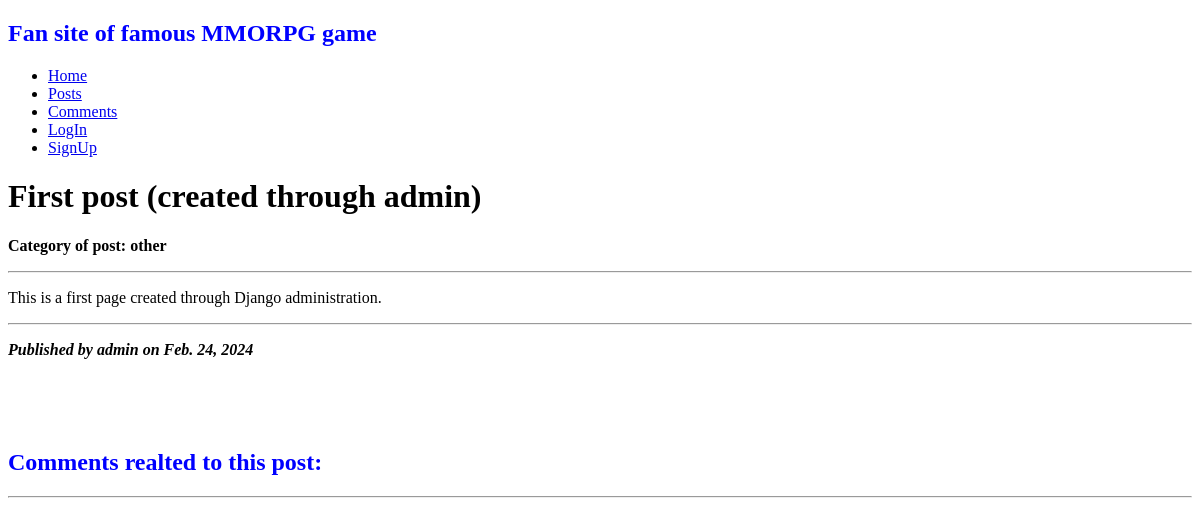
Before: /noticeboard/1 with the older database file.
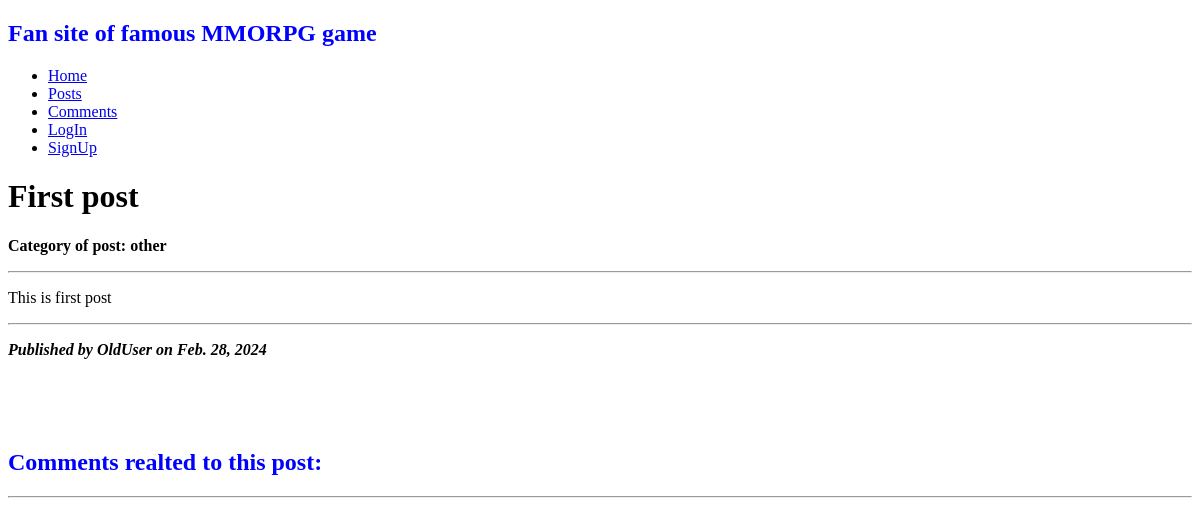
After: the same page with the newer database file.
### noticeboard_app/models.py (models this page shows, shortened)
class Post(models.Model):
    name = models.CharField(max_length = 255)
    category = models.CharField(max_length = 20, choices = POSTCATEGORY, default = 'other')
    text = RichTextField()
    author = models.ForeignKey(User, on_delete = models.CASCADE)
    date = models.DateField(auto_now_add = True)

### noticeboard_app/views.py (the view)
# urls.py: path('<int:pk>', PostDetail.as_view(), name="postdetail"),
class PostDetail(DetailView):
    model = Post
    template_name = 'post_detail.html'
    context_object_name = 'postdetail'

### templates/post_detail.html (shortened to what this page needs)
{% extends "base.html" %}
{% block content %}
<h1>{{ object.name }}</h1>
<p><b>Category of post: {{ object.category }}</b></p>
<hr>
<p>{{ object.text|safe }}</p>
<hr>
<p><b><i>Published by {{ object.author }} on {{ object.date }}</i></b></p>
<br>
<br>
<br>
<h2>Comments realted to this post:</h2>
{%if object.comment_set.all%}
    <hr>
{% endif %}
{% endblock content %}

Changed rows visible on the page:
changed Post "other": name "First post (created through admin)" → "First post"; text "This is a first page created through Django administration." → "This is first post"; author "admin" → "OldUser"; date "Feb. 24, 2024" → "Feb. 28, 2024"
